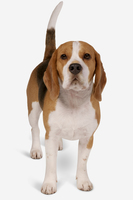
#> input picture lesson10/dog.png, 133 x 200 px
$ python convolutions.py --image dog.png
#> lines starting #> are read from the running program, lines starting #| are printed output that depends on the picture
from skimage.exposure import rescale_intensity
import numpy as np
import argparse
import cv2
def convolve(image, K):
    (iH, iW) = image.shape[:2]
    (kH, kW) = K.shape[:2]
    pad = (kW - 1) // 2
    image = cv2.copyMakeBorder(image, pad, pad, pad, pad,
        cv2.BORDER_REPLICATE)
    output = np.zeros((iH, iW), dtype="float")
    for y in np.arange(pad, iH + pad):
        for x in np.arange(pad, iW + pad):
            roi = image[y - pad:y + pad + 1, x - pad:x + pad + 1]
            k = (roi * K).sum()
            output[y - pad, x - pad] = k
    output = rescale_intensity(output, in_range=(0, 255))
    output = (output * 255).astype("uint8")
    return output
ap = argparse.ArgumentParser()
ap.add_argument("-i", "--image", required=True,
    help="path to the input image")
args = vars(ap.parse_args())
smallBlur = np.ones((7, 7), dtype="float") * (1.0 / (7 * 7))
largeBlur = np.ones((21, 21), dtype="float") * (1.0 / (21 * 21))
sharpen = np.array(([0, -1, 0],
    [-1, 5, -1],
    [0, -1, 0]), dtype="int")
laplacian = np.array(([0, 1, 0],
    [1, -4, 1],
    [0, 1, 0]), dtype="int")
sobelX = np.array(([-1, 0, 1],
    [-2, 0, 2],
    [-1, 0, 1]), dtype="int")
sobelY = np.array(([-1, -2, -1],
    [0, 0, 0],
    [1, 2, 1]), dtype="int")
emboss = np.array(([-2, -1, 0],
    [-1, 1, 1],
    [0, 1, 2]), dtype="int")
kernelBank = (
    ("small_blur", smallBlur),
    ("large_blur", largeBlur),
    ("sharpen", sharpen),
    ("laplacian", laplacian),
    ("sobel_x", sobelX),
    ("sobel_y", sobelY),
    ("emboss", emboss)
)
image = cv2.imread(args["image"])
#> image is the input picture: shape (200, 133, 3); mean B, G, R 205.5, 211.3, 219.2
gray = cv2.cvtColor(image, cv2.COLOR_BGR2GRAY)
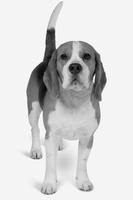
#> gray: shape (200, 133); min 0, max 255, mean 213
for (kernelName, K) in kernelBank:
    print(f"[INFO] applying {kernelName} kernel")
    convolveOutput = convolve(gray, K)
    opencvOutput = cv2.filter2D(gray, -1, K)

    cv2.imshow(f"Original", gray)
    cv2.imshow(f"{kernelName} - convolve", convolveOutput)
    cv2.imshow(f"{kernelName} - OpenCV", opencvOutput)
    cv2.waitKey(0)
    cv2.destroyAllWindows()
#> this loop made 7 passes
#> pass 1, in convolve, `image = cv2.copyMakeBorder(image, pad, pad, pad, pad, cv2.BORDER_REPLI..`:
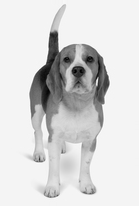
#> image: shape (206, 139); min 0, max 255, mean 215.2
#> pass 1, `convolveOutput = convolve(gray, K)`:
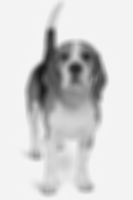
#> convolveOutput: shape (200, 133); min 22, max 245, mean 212.3
#> pass 2, in convolve (call 2), `image = cv2.copyMakeBorder(image, pad, pad, pad, pad, cv2.BORDER_REPLI..`:
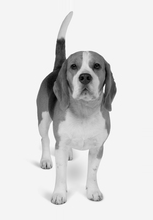
#> image: shape (220, 153); min 0, max 255, mean 219.5
